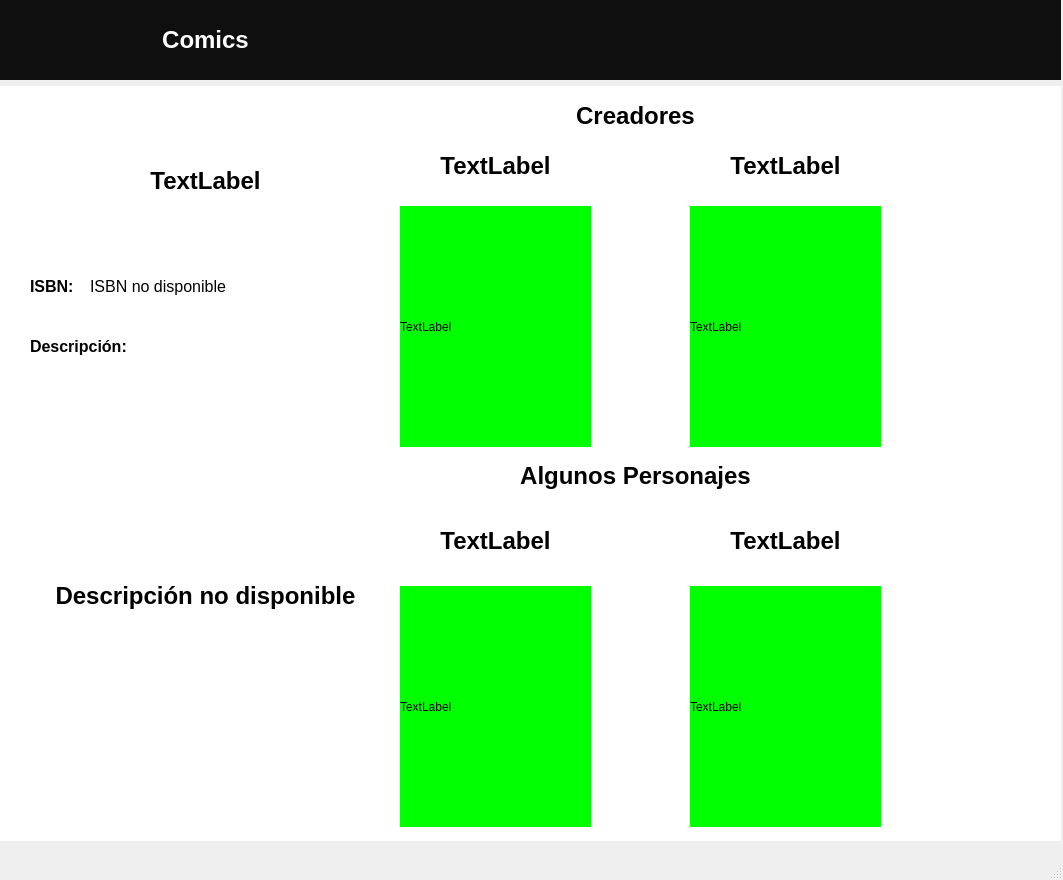
<?xml version="1.0" encoding="UTF-8"?>
<ui version="4.0">
 <class>MainWindow</class>
 <widget class="QMainWindow" name="MainWindow">
  <property name="geometry">
   <rect>
    <x>0</x>
    <y>0</y>
    <width>1063</width>
    <height>880</height>
   </rect>
  </property>
  <property name="windowTitle">
   <string>MainWindow</string>
  </property>
  <widget class="QWidget" name="centralwidget">
   <widget class="QWidget" name="verticalLayoutWidget">
    <property name="geometry">
     <rect>
      <x>0</x>
      <y>0</y>
      <width>1061</width>
      <height>841</height>
     </rect>
    </property>
    <layout class="QVBoxLayout" name="verticalLayout">
     <item>
      <widget class="QWidget" name="widget_2" native="true">
       <property name="maximumSize">
        <size>
         <width>16777215</width>
         <height>80</height>
        </size>
       </property>
       <property name="styleSheet">
        <string notr="true">background-color: rgb(15, 15, 16);</string>
       </property>
       <widget class="QLabel" name="mar">
        <property name="geometry">
         <rect>
          <x>460</x>
          <y>10</y>
          <width>171</width>
          <height>61</height>
         </rect>
        </property>
        <property name="autoFillBackground">
         <bool>false</bool>
        </property>
        <property name="text">
         <string/>
        </property>
        <property name="pixmap">
         <pixmap>img/marvelLogo.png</pixmap>
        </property>
        <property name="scaledContents">
         <bool>true</bool>
        </property>
       </widget>
       <widget class="QLabel" name="label_4">
        <property name="geometry">
         <rect>
          <x>130</x>
          <y>20</y>
          <width>151</width>
          <height>41</height>
         </rect>
        </property>
        <property name="text">
         <string>&lt;html&gt;&lt;head/&gt;&lt;body&gt;&lt;p align=&quot;center&quot;&gt;&lt;span style=&quot; font-size:18pt; font-weight:600; color:#ffffff;&quot;&gt;Comics&lt;/span&gt;&lt;/p&gt;&lt;/body&gt;&lt;/html&gt;</string>
        </property>
       </widget>
      </widget>
     </item>
     <item>
      <widget class="QWidget" name="widget" native="true">
       <property name="styleSheet">
        <string notr="true">background-color: rgb(255, 255, 255);</string>
       </property>
       <widget class="QLabel" name="detailNameComic">
        <property name="geometry">
         <rect>
          <x>30</x>
          <y>20</y>
          <width>351</width>
          <height>151</height>
         </rect>
        </property>
        <property name="text">
         <string>&lt;html&gt;&lt;head/&gt;&lt;body&gt;&lt;p align=&quot;center&quot;&gt;&lt;span style=&quot; font-size:18pt; font-weight:600;&quot;&gt;TextLabel&lt;/span&gt;&lt;/p&gt;&lt;/body&gt;&lt;/html&gt;</string>
        </property>
        <property name="wordWrap">
         <bool>true</bool>
        </property>
       </widget>
       <widget class="QLabel" name="label">
        <property name="geometry">
         <rect>
          <x>30</x>
          <y>240</y>
          <width>101</width>
          <height>41</height>
         </rect>
        </property>
        <property name="text">
         <string>&lt;html&gt;&lt;head/&gt;&lt;body&gt;&lt;p&gt;&lt;span style=&quot; font-size:12pt; font-weight:600;&quot;&gt;Descripción:&lt;/span&gt;&lt;/p&gt;&lt;/body&gt;&lt;/html&gt;</string>
        </property>
       </widget>
       <widget class="QLabel" name="detailDescriptionComic">
        <property name="geometry">
         <rect>
          <x>30</x>
          <y>290</y>
          <width>351</width>
          <height>441</height>
         </rect>
        </property>
        <property name="text">
         <string>&lt;html&gt;&lt;head/&gt;&lt;body&gt;&lt;p align=&quot;center&quot;&gt;&lt;span style=&quot; font-size:18pt; font-weight:600;&quot;&gt;Descripción no disponible&lt;/span&gt;&lt;/p&gt;&lt;/body&gt;&lt;/html&gt;</string>
        </property>
        <property name="wordWrap">
         <bool>true</bool>
        </property>
       </widget>
       <widget class="QLabel" name="label_1">
        <property name="geometry">
         <rect>
          <x>30</x>
          <y>180</y>
          <width>51</width>
          <height>41</height>
         </rect>
        </property>
        <property name="text">
         <string>&lt;html&gt;&lt;head/&gt;&lt;body&gt;&lt;p&gt;&lt;span style=&quot; font-size:12pt; font-weight:600;&quot;&gt;ISBN:&lt;/span&gt;&lt;/p&gt;&lt;/body&gt;&lt;/html&gt;</string>
        </property>
       </widget>
       <widget class="QLabel" name="detailIsbnComic">
        <property name="geometry">
         <rect>
          <x>90</x>
          <y>190</y>
          <width>171</width>
          <height>21</height>
         </rect>
        </property>
        <property name="text">
         <string>&lt;html&gt;&lt;head/&gt;&lt;body&gt;&lt;p&gt;&lt;span style=&quot; font-size:12pt;&quot;&gt;ISBN no disponible&lt;/span&gt;&lt;/p&gt;&lt;/body&gt;&lt;/html&gt;</string>
        </property>
       </widget>
       <widget class="QLabel" name="detailNameCharacterComic_1">
        <property name="geometry">
         <rect>
          <x>380</x>
          <y>50</y>
          <width>231</width>
          <height>61</height>
         </rect>
        </property>
        <property name="text">
         <string>&lt;html&gt;&lt;head/&gt;&lt;body&gt;&lt;p align=&quot;center&quot;&gt;&lt;span style=&quot; font-size:18pt; font-weight:600;&quot;&gt;TextLabel&lt;/span&gt;&lt;/p&gt;&lt;/body&gt;&lt;/html&gt;</string>
        </property>
        <property name="wordWrap">
         <bool>true</bool>
        </property>
       </widget>
       <widget class="QLabel" name="detailImageCharacterComic_1">
        <property name="geometry">
         <rect>
          <x>400</x>
          <y>120</y>
          <width>191</width>
          <height>241</height>
         </rect>
        </property>
        <property name="styleSheet">
         <string notr="true">border-color: rgb(0, 0, 0);
background-color: rgb(0, 255, 0);</string>
        </property>
        <property name="text">
         <string>TextLabel</string>
        </property>
        <property name="scaledContents">
         <bool>true</bool>
        </property>
       </widget>
       <widget class="QLabel" name="detailNameCharacterComic_2">
        <property name="geometry">
         <rect>
          <x>670</x>
          <y>50</y>
          <width>231</width>
          <height>61</height>
         </rect>
        </property>
        <property name="text">
         <string>&lt;html&gt;&lt;head/&gt;&lt;body&gt;&lt;p align=&quot;center&quot;&gt;&lt;span style=&quot; font-size:18pt; font-weight:600;&quot;&gt;TextLabel&lt;/span&gt;&lt;/p&gt;&lt;/body&gt;&lt;/html&gt;</string>
        </property>
        <property name="wordWrap">
         <bool>true</bool>
        </property>
       </widget>
       <widget class="QLabel" name="detailImageCharacterComic_2">
        <property name="geometry">
         <rect>
          <x>690</x>
          <y>120</y>
          <width>191</width>
          <height>241</height>
         </rect>
        </property>
        <property name="styleSheet">
         <string notr="true">border-color: rgb(0, 0, 0);
background-color: rgb(0, 255, 0);</string>
        </property>
        <property name="text">
         <string>TextLabel</string>
        </property>
        <property name="scaledContents">
         <bool>true</bool>
        </property>
       </widget>
       <widget class="QLabel" name="detailNameComic_2">
        <property name="geometry">
         <rect>
          <x>560</x>
          <y>10</y>
          <width>151</width>
          <height>41</height>
         </rect>
        </property>
        <property name="text">
         <string>&lt;html&gt;&lt;head/&gt;&lt;body&gt;&lt;p align=&quot;center&quot;&gt;&lt;span style=&quot; font-size:18pt; font-weight:600;&quot;&gt;Creadores&lt;/span&gt;&lt;/p&gt;&lt;/body&gt;&lt;/html&gt;</string>
        </property>
       </widget>
       <widget class="QLabel" name="detailNameComic_3">
        <property name="geometry">
         <rect>
          <x>510</x>
          <y>370</y>
          <width>251</width>
          <height>41</height>
         </rect>
        </property>
        <property name="text">
         <string>&lt;html&gt;&lt;head/&gt;&lt;body&gt;&lt;p align=&quot;center&quot;&gt;&lt;span style=&quot; font-size:18pt; font-weight:600;&quot;&gt;Algunos Personajes&lt;/span&gt;&lt;/p&gt;&lt;/body&gt;&lt;/html&gt;</string>
        </property>
       </widget>
       <widget class="QLabel" name="detailNameCreatorComic_2">
        <property name="geometry">
         <rect>
          <x>670</x>
          <y>420</y>
          <width>231</width>
          <height>71</height>
         </rect>
        </property>
        <property name="text">
         <string>&lt;html&gt;&lt;head/&gt;&lt;body&gt;&lt;p align=&quot;center&quot;&gt;&lt;span style=&quot; font-size:18pt; font-weight:600;&quot;&gt;TextLabel&lt;/span&gt;&lt;/p&gt;&lt;/body&gt;&lt;/html&gt;</string>
        </property>
        <property name="wordWrap">
         <bool>true</bool>
        </property>
       </widget>
       <widget class="QLabel" name="detailNameCreatorComic_1">
        <property name="geometry">
         <rect>
          <x>380</x>
          <y>420</y>
          <width>231</width>
          <height>71</height>
         </rect>
        </property>
        <property name="text">
         <string>&lt;html&gt;&lt;head/&gt;&lt;body&gt;&lt;p align=&quot;center&quot;&gt;&lt;span style=&quot; font-size:18pt; font-weight:600;&quot;&gt;TextLabel&lt;/span&gt;&lt;/p&gt;&lt;/body&gt;&lt;/html&gt;</string>
        </property>
        <property name="wordWrap">
         <bool>true</bool>
        </property>
       </widget>
       <widget class="QLabel" name="detailImageCreatorComic_1">
        <property name="geometry">
         <rect>
          <x>400</x>
          <y>500</y>
          <width>191</width>
          <height>241</height>
         </rect>
        </property>
        <property name="styleSheet">
         <string notr="true">border-color: rgb(0, 0, 0);
background-color: rgb(0, 255, 0);</string>
        </property>
        <property name="text">
         <string>TextLabel</string>
        </property>
        <property name="scaledContents">
         <bool>true</bool>
        </property>
       </widget>
       <widget class="QLabel" name="detailImageCreatorComic_2">
        <property name="geometry">
         <rect>
          <x>690</x>
          <y>500</y>
          <width>191</width>
          <height>241</height>
         </rect>
        </property>
        <property name="styleSheet">
         <string notr="true">border-color: rgb(0, 0, 0);
background-color: rgb(0, 255, 0);</string>
        </property>
        <property name="text">
         <string>TextLabel</string>
        </property>
        <property name="scaledContents">
         <bool>true</bool>
        </property>
       </widget>
      </widget>
     </item>
    </layout>
   </widget>
  </widget>
  <widget class="QMenuBar" name="menubar">
   <property name="geometry">
    <rect>
     <x>0</x>
     <y>0</y>
     <width>1063</width>
     <height>21</height>
    </rect>
   </property>
  </widget>
  <widget class="QStatusBar" name="statusbar"/>
 </widget>
 <resources/>
 <connections/>
</ui>
